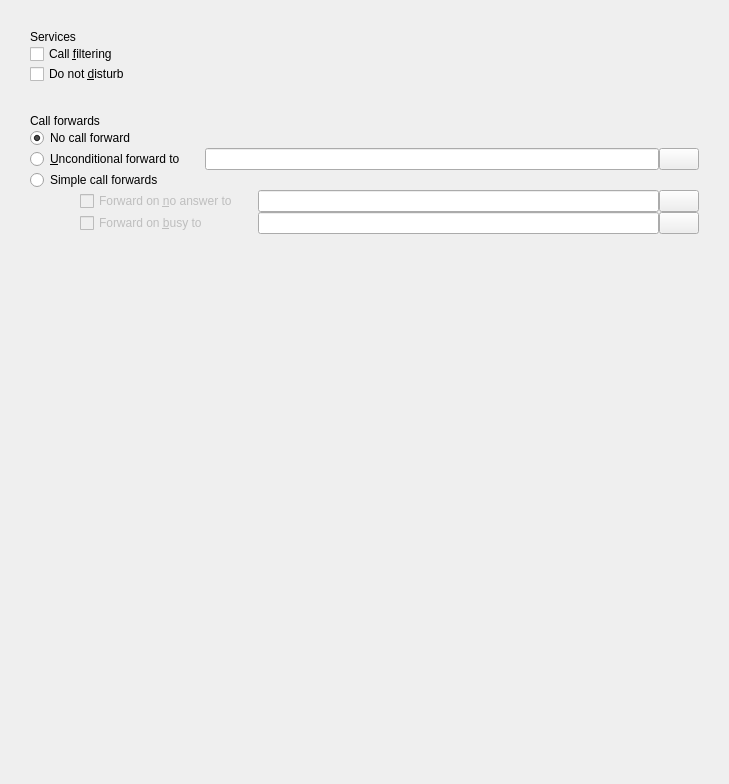
<?xml version="1.0" encoding="UTF-8"?>
<ui version="4.0">
 <class>ServicesWidget</class>
 <widget class="QWidget" name="ServicesWidget">
  <property name="enabled">
   <bool>true</bool>
  </property>
  <property name="geometry">
   <rect>
    <x>0</x>
    <y>0</y>
    <width>729</width>
    <height>784</height>
   </rect>
  </property>
  <property name="windowTitle">
   <string notr="true">Form</string>
  </property>
  <property name="styleSheet">
   <string notr="true"/>
  </property>
  <property name="qss_tags" stdset="0">
   <stringlist notr="true">
    <string>xlet_frame</string>
   </stringlist>
  </property>
  <layout class="QVBoxLayout" name="verticalLayout">
   <property name="spacing">
    <number>0</number>
   </property>
   <property name="leftMargin">
    <number>30</number>
   </property>
   <property name="topMargin">
    <number>30</number>
   </property>
   <property name="rightMargin">
    <number>30</number>
   </property>
   <property name="bottomMargin">
    <number>30</number>
   </property>
   <item>
    <widget class="QLabel" name="services_label">
     <property name="text">
      <string>Services</string>
     </property>
     <property name="indent">
      <number>0</number>
     </property>
     <property name="qss_tags" stdset="0">
      <stringlist notr="true">
       <string>xlet_h1</string>
      </stringlist>
     </property>
    </widget>
   </item>
   <item>
    <layout class="QVBoxLayout" name="verticalLayout_5">
     <property name="spacing">
      <number>0</number>
     </property>
     <property name="bottomMargin">
      <number>0</number>
     </property>
     <item>
      <widget class="QCheckBox" name="call_filtering_checkbox">
       <property name="enabled">
        <bool>true</bool>
       </property>
       <property name="text">
        <string>Call &amp;filtering</string>
       </property>
       <property name="qss_tags" stdset="0">
        <stringlist notr="true">
         <string>xlet_list</string>
        </stringlist>
       </property>
      </widget>
     </item>
     <item>
      <widget class="QCheckBox" name="dnd_checkbox">
       <property name="text">
        <string>Do not &amp;disturb</string>
       </property>
       <property name="qss_tags" stdset="0">
        <stringlist notr="true">
         <string>xlet_list</string>
        </stringlist>
       </property>
      </widget>
     </item>
     <item>
      <spacer name="verticalSpacer_2">
       <property name="orientation">
        <enum>Qt::Vertical</enum>
       </property>
       <property name="sizeType">
        <enum>QSizePolicy::Maximum</enum>
       </property>
       <property name="sizeHint" stdset="0">
        <size>
         <width>20</width>
         <height>30</height>
        </size>
       </property>
      </spacer>
     </item>
    </layout>
   </item>
   <item>
    <widget class="QLabel" name="call_forwards_label">
     <property name="text">
      <string>Call forwards</string>
     </property>
     <property name="indent">
      <number>0</number>
     </property>
     <property name="qss_tags" stdset="0">
      <stringlist notr="true">
       <string>xlet_h2</string>
      </stringlist>
     </property>
    </widget>
   </item>
   <item>
    <layout class="QGridLayout" name="gridLayout">
     <item row="2" column="1">
      <spacer name="horizontalSpacer_5">
       <property name="orientation">
        <enum>Qt::Horizontal</enum>
       </property>
       <property name="sizeType">
        <enum>QSizePolicy::Fixed</enum>
       </property>
       <property name="sizeHint" stdset="0">
        <size>
         <width>20</width>
         <height>20</height>
        </size>
       </property>
      </spacer>
     </item>
     <item row="3" column="0">
      <widget class="QRadioButton" name="fwdsimple_radiobutton">
       <property name="text">
        <string>Simple call forwards</string>
       </property>
       <property name="qss_tags" stdset="0">
        <stringlist notr="true">
         <string>xlet_list</string>
        </stringlist>
       </property>
      </widget>
     </item>
     <item row="2" column="2">
      <widget class="QFrame" name="fwdunc_input_button_group">
       <property name="styleSheet">
        <string notr="true">border: </string>
       </property>
       <property name="qss_tags" stdset="0">
        <stringlist notr="true">
         <string>input_button</string>
        </stringlist>
       </property>
       <layout class="QHBoxLayout" name="horizontalLayout_2">
        <property name="spacing">
         <number>0</number>
        </property>
        <property name="leftMargin">
         <number>0</number>
        </property>
        <property name="topMargin">
         <number>0</number>
        </property>
        <property name="rightMargin">
         <number>0</number>
        </property>
        <property name="bottomMargin">
         <number>0</number>
        </property>
        <item>
         <widget class="QLineEdit" name="fwdunc_input">
          <property name="qss_tags" stdset="0">
           <stringlist notr="true">
            <string>styled</string>
           </stringlist>
          </property>
         </widget>
        </item>
        <item>
         <widget class="QPushButton" name="fwdunc_button">
          <property name="text">
           <string notr="true"/>
          </property>
          <property name="icon">
           <iconset resource="../../../wazoclient.qrc">
            <normaloff>:/images/search-regular.svg</normaloff>:/images/search-regular.svg</iconset>
          </property>
          <property name="qss_tags" stdset="0">
           <stringlist notr="true">
            <string>black</string>
            <string>styled</string>
           </stringlist>
          </property>
         </widget>
        </item>
       </layout>
      </widget>
     </item>
     <item row="2" column="0">
      <widget class="QRadioButton" name="fwdunc_radiobutton">
       <property name="text">
        <string>&amp;Unconditional forward to</string>
       </property>
       <property name="checked">
        <bool>false</bool>
       </property>
       <property name="qss_tags" stdset="0">
        <stringlist notr="true">
         <string>xlet_list</string>
        </stringlist>
       </property>
      </widget>
     </item>
     <item row="1" column="0">
      <widget class="QRadioButton" name="nofwd_radiobutton">
       <property name="minimumSize">
        <size>
         <width>0</width>
         <height>0</height>
        </size>
       </property>
       <property name="text">
        <string>No call forward</string>
       </property>
       <property name="checked">
        <bool>true</bool>
       </property>
       <property name="qss_tags" stdset="0">
        <stringlist notr="true">
         <string>xlet_list</string>
        </stringlist>
       </property>
      </widget>
     </item>
    </layout>
   </item>
   <item>
    <layout class="QGridLayout" name="gridLayout_2">
     <item row="6" column="3">
      <widget class="QFrame" name="fwdna_input_button_group">
       <property name="qss_tags" stdset="0">
        <stringlist notr="true">
         <string>input_button</string>
        </stringlist>
       </property>
       <layout class="QHBoxLayout" name="horizontalLayout_7">
        <property name="spacing">
         <number>0</number>
        </property>
        <property name="leftMargin">
         <number>0</number>
        </property>
        <property name="topMargin">
         <number>0</number>
        </property>
        <property name="rightMargin">
         <number>0</number>
        </property>
        <property name="bottomMargin">
         <number>0</number>
        </property>
        <item>
         <widget class="QLineEdit" name="fwdna_input">
          <property name="qss_tags" stdset="0">
           <stringlist notr="true">
            <string>styled</string>
           </stringlist>
          </property>
         </widget>
        </item>
        <item>
         <widget class="QPushButton" name="fwdna_button">
          <property name="text">
           <string notr="true"/>
          </property>
          <property name="icon">
           <iconset resource="../../../wazoclient.qrc">
            <normaloff>:/images/search-regular.svg</normaloff>:/images/search-regular.svg</iconset>
          </property>
          <property name="qss_tags" stdset="0">
           <stringlist notr="true">
            <string>black</string>
            <string>styled</string>
           </stringlist>
          </property>
         </widget>
        </item>
       </layout>
      </widget>
     </item>
     <item row="7" column="2">
      <spacer name="horizontalSpacer">
       <property name="orientation">
        <enum>Qt::Horizontal</enum>
       </property>
       <property name="sizeType">
        <enum>QSizePolicy::Fixed</enum>
       </property>
       <property name="sizeHint" stdset="0">
        <size>
         <width>20</width>
         <height>20</height>
        </size>
       </property>
      </spacer>
     </item>
     <item row="6" column="2">
      <spacer name="horizontalSpacer_4">
       <property name="orientation">
        <enum>Qt::Horizontal</enum>
       </property>
       <property name="sizeType">
        <enum>QSizePolicy::Fixed</enum>
       </property>
       <property name="sizeHint" stdset="0">
        <size>
         <width>20</width>
         <height>20</height>
        </size>
       </property>
      </spacer>
     </item>
     <item row="7" column="3">
      <widget class="QFrame" name="fwdbusy_input_button_group">
       <property name="qss_tags" stdset="0">
        <stringlist notr="true">
         <string>input_button</string>
        </stringlist>
       </property>
       <layout class="QHBoxLayout" name="horizontalLayout_6">
        <property name="spacing">
         <number>0</number>
        </property>
        <property name="leftMargin">
         <number>0</number>
        </property>
        <property name="topMargin">
         <number>0</number>
        </property>
        <property name="rightMargin">
         <number>0</number>
        </property>
        <property name="bottomMargin">
         <number>0</number>
        </property>
        <item>
         <widget class="QLineEdit" name="fwdbusy_input">
          <property name="qss_tags" stdset="0">
           <stringlist notr="true">
            <string>styled</string>
           </stringlist>
          </property>
         </widget>
        </item>
        <item>
         <widget class="QPushButton" name="fwdbusy_button">
          <property name="text">
           <string notr="true"/>
          </property>
          <property name="icon">
           <iconset resource="../../../wazoclient.qrc">
            <normaloff>:/images/search-regular.svg</normaloff>:/images/search-regular.svg</iconset>
          </property>
          <property name="qss_tags" stdset="0">
           <stringlist notr="true">
            <string>black</string>
            <string>styled</string>
           </stringlist>
          </property>
         </widget>
        </item>
       </layout>
      </widget>
     </item>
     <item row="7" column="1">
      <widget class="QCheckBox" name="fwdbusy_checkbox">
       <property name="enabled">
        <bool>false</bool>
       </property>
       <property name="text">
        <string>Forward on &amp;busy to</string>
       </property>
       <property name="qss_tags" stdset="0">
        <stringlist notr="true">
         <string>xlet_sub_list</string>
        </stringlist>
       </property>
      </widget>
     </item>
     <item row="7" column="0">
      <spacer name="horizontalSpacer_2">
       <property name="orientation">
        <enum>Qt::Horizontal</enum>
       </property>
       <property name="sizeType">
        <enum>QSizePolicy::Fixed</enum>
       </property>
       <property name="sizeHint" stdset="0">
        <size>
         <width>50</width>
         <height>20</height>
        </size>
       </property>
      </spacer>
     </item>
     <item row="6" column="1">
      <widget class="QCheckBox" name="fwdna_checkbox">
       <property name="enabled">
        <bool>false</bool>
       </property>
       <property name="text">
        <string>Forward on &amp;no answer to</string>
       </property>
       <property name="qss_tags" stdset="0">
        <stringlist notr="true">
         <string>xlet_sub_list</string>
        </stringlist>
       </property>
      </widget>
     </item>
     <item row="6" column="0">
      <spacer name="horizontalSpacer_3">
       <property name="orientation">
        <enum>Qt::Horizontal</enum>
       </property>
       <property name="sizeType">
        <enum>QSizePolicy::Fixed</enum>
       </property>
       <property name="sizeHint" stdset="0">
        <size>
         <width>50</width>
         <height>20</height>
        </size>
       </property>
      </spacer>
     </item>
    </layout>
   </item>
   <item>
    <spacer name="verticalSpacer">
     <property name="orientation">
      <enum>Qt::Vertical</enum>
     </property>
     <property name="sizeHint" stdset="0">
      <size>
       <width>20</width>
       <height>40</height>
      </size>
     </property>
    </spacer>
   </item>
  </layout>
 </widget>
 <tabstops>
  <tabstop>call_filtering_checkbox</tabstop>
  <tabstop>dnd_checkbox</tabstop>
  <tabstop>nofwd_radiobutton</tabstop>
  <tabstop>fwdunc_radiobutton</tabstop>
  <tabstop>fwdunc_input</tabstop>
  <tabstop>fwdunc_button</tabstop>
  <tabstop>fwdsimple_radiobutton</tabstop>
  <tabstop>fwdna_checkbox</tabstop>
  <tabstop>fwdna_input</tabstop>
  <tabstop>fwdna_button</tabstop>
  <tabstop>fwdbusy_checkbox</tabstop>
  <tabstop>fwdbusy_input</tabstop>
  <tabstop>fwdbusy_button</tabstop>
 </tabstops>
 <resources>
  <include location="../../../wazoclient.qrc"/>
 </resources>
 <connections/>
</ui>
